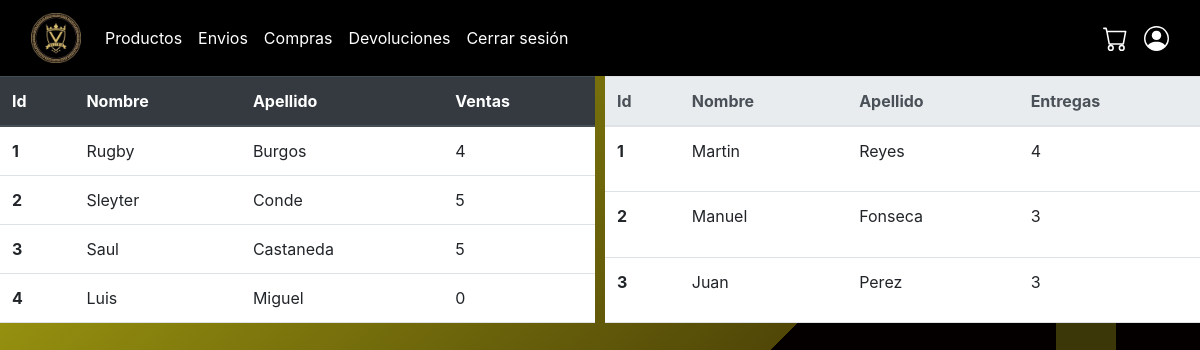
The app's page /trabajadores (signed in) with its own data.
### plus/models.py (models this page shows, shortened)
class Trabajador(models.Model):
    user = models.OneToOneField(User, on_delete=models.CASCADE, null=True, blank=True)
    nombre = models.CharField(max_length=50)
    apellido = models.CharField(max_length=50)
    telefono = models.CharField(max_length=8)
    cedula = models.CharField(max_length=25)
    fecha_nacimiento = models.DateField()

class Repartidor(models.Model):
    nombre = models.CharField(max_length=50)
    apellido = models.CharField(max_length=50)
    telefono = models.CharField(max_length=8)
    cedula = models.CharField(max_length=25)
    matricula = models.CharField(max_length=25)

### plus/views.py (the view)
# urls.py: path("trabajadores",views.trabajadores,name="trabajadores"),
@staff_required
def trabajadores(request):
    trabajadores_con_compras = Trabajador.objects.annotate(num_compras=Count('compra'))
    repartidores_con_envios = Repartidor.objects.annotate(num_envios=Count('envio'))
    context = {
    'trabajadores': trabajadores_con_compras,
    'repartidores': repartidores_con_envios,
    }
    return render(request,"plus/administracion/Trabajadores.html", context)

### plus/views.py (called while the page is built)
def is_staff_user(user):
    return user.is_staff

### plus/templates/plus/administracion/Trabajadores.html (shortened to what this page needs)
{% extends "plus/administracion/layout.html" %}
{% block body %}
<div style="display: flex; flex-direction: column; gap: 10px;">
    <div style="display: flex; gap: 10px; flex-grow: 1;">
        <table style="flex: 1;" class="table">
            <thead class="thead-dark">
                <tr>
                    <th scope="col">Id</th>
                    <th scope="col">Nombre</th>
                    <th scope="col">Apellido</th>
                    <th scope="col">Ventas</th>
                </tr>
            </thead>
            <tbody>
                {% for trabajador in trabajadores %}
                <tr>
                    <th scope="row">{{ trabajador.id }}</th>
                    <td>{{ trabajador.nombre }}</td>
                    <td>{{ trabajador.apellido }}</td>
                    <td>{{ trabajador.num_compras }}</td>
                </tr>
                {% endfor %}
            </tbody>
        </table>
        <table style="flex: 1;" class="table">
            <thead class="thead-light">
                <tr>
                    <th scope="col">Id</th>
                    <th scope="col">Nombre</th>
                    <th scope="col">Apellido</th>
                    <th scope="col">Entregas</th>
                </tr>
            </thead>
            <tbody>
                {% for repartidor in repartidores %}
                <tr>
                    <th scope="row">{{ repartidor.id }}</th>
                    <td>{{ repartidor.nombre }}</td>
                    <td>{{ repartidor.apellido }}</td>
                    <td>{{ repartidor.num_envios }}</td>
                </tr>
                {% endfor %}
            </tbody>
        </table>
    </div>
</div>
{% endblock %}

### plus/static/styleAdmin.css (style rules this page uses)
html, body { margin: 0; padding: 0; height: 100%; }
body { background-image: linear-gradient(90deg, transparent 0%, transparent 88%, rgba(184, 182, 26, 0.3) 88%, rgba(184, 182, 26, 0.3) 93%, transparent 93%, transparent 100%), linear-gradient(135deg, transparent 0%, transparent 83%, rgba(203, 198, 21, 0.3) 83%, rgba(203,198,21, 0.73) 91%, transparent 91%, transparent 100%), linear-gradient(0deg, transparent 0%, transparent 43%, rgba(203,198,21, 0.73) 43%, rgba(211, 195, 24, 0.3) 50%, transparent 50%, transparent 100%), linear-gradient(135deg, transparent 0%, transparent 16%,rgba(203,198,21, 0.73) 16%, rgba(255, 235, 25, 0.3) 56%, transparent 56%, transparent 100%), linear-gradient(90deg, rgb(5, 0, 0), rgb(5, 0, 0)); }

### records on screen
Trabajador: id "1", nombre "Rugby", apellido "Burgos", num_compras "4"
Trabajador: id "2", nombre "Sleyter", apellido "Conde", num_compras "5"
Trabajador: id "3", nombre "Saul", apellido "Castaneda", num_compras "5"
Trabajador: id "4", nombre "Luis", apellido "Miguel", num_compras "0"
Repartidor: id "1", nombre "Martin", apellido "Reyes", num_envios "4"
Repartidor: id "2", nombre "Manuel", apellido "Fonseca", num_envios "3"
Repartidor: id "3", nombre "Juan", apellido "Perez", num_envios "3"
